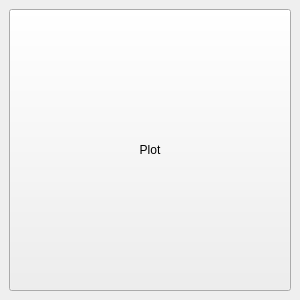
<?xml version="1.0" encoding="UTF-8"?>
<ui version="4.0">
 <class>MainWindow</class>
 <widget class="QMainWindow" name="MainWindow">
  <property name="geometry">
   <rect>
    <x>0</x>
    <y>0</y>
    <width>300</width>
    <height>300</height>
   </rect>
  </property>
  <property name="windowTitle">
   <string>Plotter</string>
  </property>
  <widget class="QWidget" name="centralwidget">
   <layout class="QVBoxLayout" name="verticalLayout">
    <item>
     <layout class="QHBoxLayout" name="horizontalLayout">
      <item>
       <widget class="QPushButton" name="plotButton">
        <property name="sizePolicy">
         <sizepolicy hsizetype="MinimumExpanding" vsizetype="MinimumExpanding">
          <horstretch>0</horstretch>
          <verstretch>0</verstretch>
         </sizepolicy>
        </property>
        <property name="text">
         <string>Plot</string>
        </property>
       </widget>
      </item>
     </layout>
    </item>
   </layout>
  </widget>
 </widget>
 <resources/>
 <connections/>
</ui>
